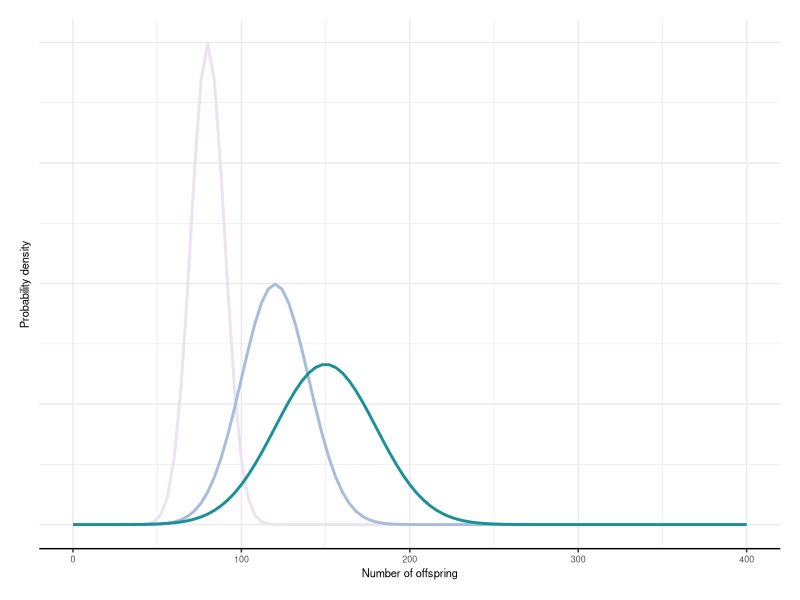
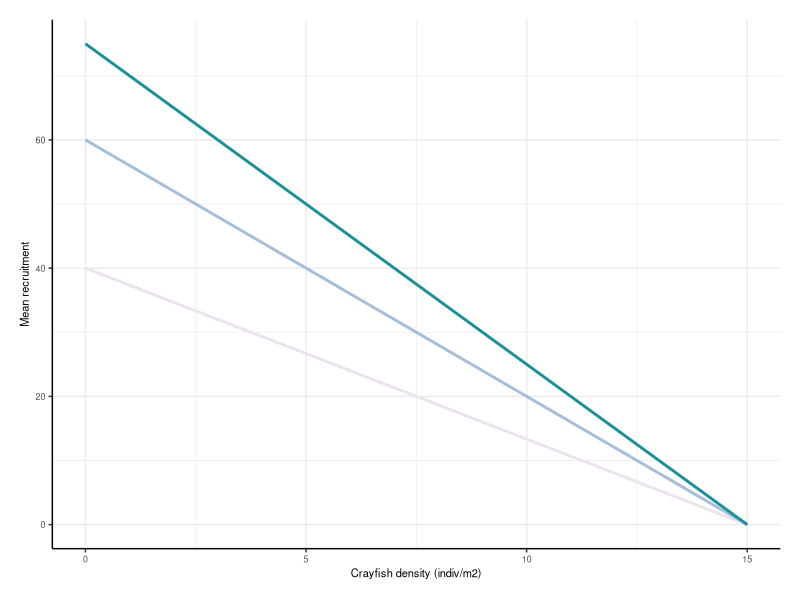

The R source for these figures, in order:
#Author: Mathis Messager
#Related publication: Messager ML, Olden JD. Individual-based models forecast the spread and inform the management 
#                                             of an emerging riverine invader. Divers Distrib.2018;00:1-14. https://doi.org/10.1111/ddi.12829
#Purpose: produce fecundity plots for Figure S1.1

library(ggplot2)

#UPDATE:
setwd('F:/Chapter2_HexSim_Crayfish/doc/Manuscript/Figures/Diagram')

#### Convert yearly survival to monthly for HexSim model
data.frame(yearly = seq(0.01:0.99, by = 0.01), monthly = seq(0.01:0.99, by = 0.01)^(1/12))
monthly = seq(0.01:0.99, by = 0.01)^(1/12)

norm_proba <- ggplot(data.frame(x = c(0, 400)), aes(x)) +
  stat_function(fun = dnorm, args = list(mean = 80, sd = 10), color = "#ece2f0", size = 1) + 
  stat_function(fun = dnorm, args = list(mean = 120, sd = 20), color = "#a6bddb", size = 1) + 
  stat_function(fun = dnorm, args = list(mean = 150, sd = 30), color = "#1c9099", size = 1) + 
  theme_bw() + 
  labs(x = "Number of offspring", y = "Probability density") +
  theme(plot.margin = unit(c(0.5,0.5,0.5,0.5), "cm"),
        text = element_text(size = 8),
        axis.line = element_line(colour = "black"),
        axis.line.y=element_blank(),
        axis.text.y=element_blank(),axis.ticks.y=element_blank(),
        panel.border = element_blank(),
        panel.background = element_blank())

pdf("norm_proba_1.pdf",width = 2, height = 2)
norm_proba
dev.off()

df <- data.frame(dens = c(0, 15), stage1 = c(40,0), stage2 = c(60,0), stage3 = c(75,0))

dens_plot <- ggplot(df, aes(x= dens)) + 
  geom_line(aes(y = stage1), color = "#ece2f0", size = 1) + 
  geom_line(aes(y = stage2), color = "#a6bddb", size = 1) + 
  geom_line(aes(y = stage3), color = "#1c9099", size = 1) +
  theme_bw() + 
  labs(x = "Crayfish density (indiv/m2)", y = "Mean recruitment") +
  theme(plot.margin = unit(c(0.5,0.5,0.5,0.5), "cm"),
        text = element_text(size = 8),
        axis.line = element_line(colour = "black"),
        panel.border = element_blank(),
        panel.background = element_blank())

pdf("dens_plot_1.pdf",width = 2, height = 2)
dens_plot
dev.off()
